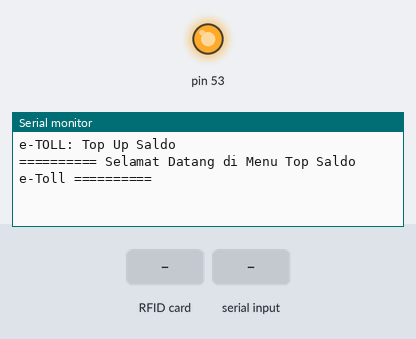
Bench run of a sketch on a simulated Arduino Mega 2560, built with avr-gcc and run on an emulated ATmega2560. Parts: output pins drawn as LEDs (lit = HIGH), the last lines printed to the serial monitor. The test bench sets the inputs (shaded band).

Above: at 1.2 s.
1.3 s: RFID card 5E 7A 19 C4 held to the reader
At 2.5 s:
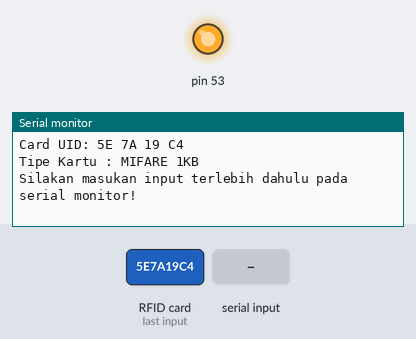
2.8 s: "90,45\n" received over Serial
At 3.5 s:
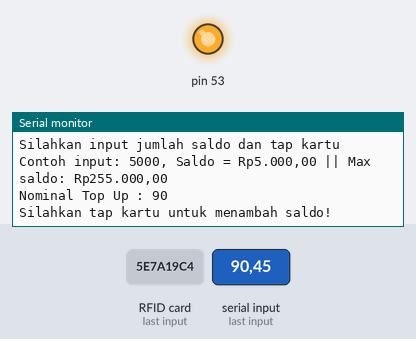

The sketch:

MiniProject_6_RFID_TopUp.ino
```cpp
/**
 * ----------------------------------------------------------------------------
 * This is a MFRC522 library example; see https://github.com/miguelbalboa/rfid
 * for further details and other examples.
 *
 */

// Top Up Saldo
// Nama: Albertus Adrian
// NIM: 71190494
// MiniProject 6 RFID

#include <SPI.h>
#include <MFRC522.h>

#define RST_PIN         22         // RST
#define SS_PIN          21         // SDA

MFRC522 mfrc522(SS_PIN, RST_PIN);   // Create MFRC522 instance.

MFRC522::MIFARE_Key key;

bool valid = true;
bool isiSaldo = false;
String input;

long saldo; //Nominal ribuan (untuk tampil di serial monitor)
int digit; //Nominal untuk disimpan di RFID (0-255)

long saldoLama; //Nominal ribuan (untuk tampil di serial monitor)
int digitLama; //Nominal untuk disimpan di RFID (0-255)

void setup() {
    Serial.begin(115200); // Initialize serial communications with the PC
    SPI.begin();        // Init SPI bus
    mfrc522.PCD_Init(); // Init MFRC522 card

    // Mempersiapkan key sebanyak 6 byte
    for (byte i = 0; i < 6; i++) {
        key.keyByte[i] = 0xFF;
    }

    Serial.println();
    Serial.println("e-TOLL: Top Up Saldo");
    Serial.println();
    Serial.println("========== Selamat Datang di Menu Top Saldo e-Toll ==========");
    Serial.println();
}

void loop() {
  // Cek apakah di buffer serial masih ada data
  if (Serial.available()){
    isiSaldo = true;
    input = "";

    // Selama di buffer serial masih ada data,
    // maka data tersebut akan ditampung dalam variabel input
    while(Serial.available()>0){
      input += char(Serial.read());
    }

    if (valid){
      valid = false;
      Serial.println();
      Serial.println("==================================================");
      Serial.println("Silahkan input jumlah saldo dan tap kartu");
      Serial.println("Contoh input: 5000, Saldo = Rp5.000,00 || Max saldo: Rp255.000,00");
      Serial.println();
    }

    saldo = input.toInt();
    digit = saldo/1000;
    if (digit > 255){
      saldo = 0;
      Serial.println("Saldo tidak boleh lebih dari 255000");
    }
    if (digit < 0){
      saldo = 0;
      Serial.println("Saldo tidak boleh kurang dari 0");
    }

    Serial.print("Nominal Top Up : ");
    Serial.println(saldo);
    Serial.println("Silahkan tap kartu untuk menambah saldo!");
  }

  if ( ! mfrc522.PICC_IsNewCardPresent()){
      return;
  }

  if ( ! mfrc522.PICC_ReadCardSerial()){
      return;
  }

  Serial.println();
  // Mendapatkan UID dari kartu
  Serial.print("Card UID:");
  dump_byte_array(mfrc522.uid.uidByte, mfrc522.uid.size);

  Serial.println();
  Serial.print("Tipe Kartu : ");
  MFRC522::PICC_Type piccType = mfrc522.PICC_GetType(mfrc522.uid.sak);
  Serial.println(mfrc522.PICC_GetTypeName(piccType));

  // Cek kesesuaian kartu
  if (    piccType != MFRC522::PICC_TYPE_MIFARE_MINI
      &&  piccType != MFRC522::PICC_TYPE_MIFARE_1K
      &&  piccType != MFRC522::PICC_TYPE_MIFARE_4K) {
      Serial.println(F("Anda dimohon untuk menggunakan MIFARE Classic cards!"));
      delay(2000);
      resetReader();
      return;
  }

  // that is: sector #1, covering block #4 up to and including block #7
  byte sector         = 1;
  byte blockAddr      = 4;

  MFRC522::StatusCode status;
  byte buffer[18];
  byte size = sizeof(buffer);

  // Show the whole sector as it currently is
  //Serial.println("Current data in sector:");
  mfrc522.PICC_DumpMifareClassicSectorToSerial(&(mfrc522.uid), &key, sector);
  Serial.println();

  if (isiSaldo){
    // Baca Saldo yang ada pada RFID Card
    status = (MFRC522::StatusCode) mfrc522.MIFARE_Read(blockAddr, buffer, &size);
    if (status != MFRC522::STATUS_OK) {
        Serial.println("Gagal membaca kartu RFID");
        //Serial.println(mfrc522.GetStatusCodeName(status));
        resetReader();
        return;
    }
    digitLama = buffer[0];
    saldoLama = digitLama*1000;
    Serial.print("Saldo Kartu Sebelum Top Up : ");
    Serial.println(saldoLama);
    Serial.println();

    // Proses Write Saldo pada RFID Card untuk Tambah Saldo
    saldo += saldoLama; // 5000 + 2000 = 7000
    digit += digitLama; // 5 + 2 = 7

    byte dataBlock[]    = {
        //0, 1, 2, 3, 4, 5, 6, 7, 8, 9,10,11,12,13,14,15
        digit, 0, 0, 0, 0, 0, 0, 0, 0, 0, 0, 0, 0, 0, 0, 0
    };

    // Menulis saldo pada kartu RFID
    status = (MFRC522::StatusCode) mfrc522.MIFARE_Write(blockAddr, dataBlock, 16);
    if (status != MFRC522::STATUS_OK) {
        Serial.println("GAGAL Write Saldo pada Kartu RFID");
        //Serial.println(mfrc522.GetStatusCodeName(status));
    }
    Serial.println();

    // Membaca ulang isi saldo di kartu
    status = (MFRC522::StatusCode) mfrc522.MIFARE_Read(blockAddr, buffer, &size);
    if (status != MFRC522::STATUS_OK) {
        Serial.println("Gagal Baca Kartu RFID");
        //Serial.println(mfrc522.GetStatusCodeName(status));
    }
    Serial.println();

    Serial.println("Menambahkan Saldo...");
    if (buffer[0] == dataBlock[0]){
      Serial.print("Saldo kartu sekarang : ");
      Serial.println(saldo);
      Serial.println("------------ TOP UP SALDO SUKSES --------------");
    }else{
      Serial.println("------------ TOP UP SALDO GAGAL --------------");
    }
  } else {
    Serial.println("Silakan masukan input terlebih dahulu pada serial monitor!");
  }

  saldo = 0;
  digit = 0;

  Serial.println();

  // Dump the sector data
  //Serial.println("Current data in sector:");
  //mfrc522.PICC_DumpMifareClassicSectorToSerial(&(mfrc522.uid), &key, sector);
  Serial.println();

  resetReader();
}

void dump_byte_array(byte *buffer, byte bufferSize) {
    for (byte i = 0; i < bufferSize; i++) {
        Serial.print(buffer[i] < 0x10 ? " 0" : " ");
        Serial.print(buffer[i], HEX);
    }
}

void resetReader(){
  // Halt PICC
  mfrc522.PICC_HaltA();
  // Stop encryption on PCD
  mfrc522.PCD_StopCrypto1();

  valid = true;
  isiSaldo = false;
}
```

Measured:
- after the input at 1.3 s, the serial monitor: prints a new line at once (image 1)
- after the input at 2.8 s, the serial monitor: prints a new line at once (image 2)
